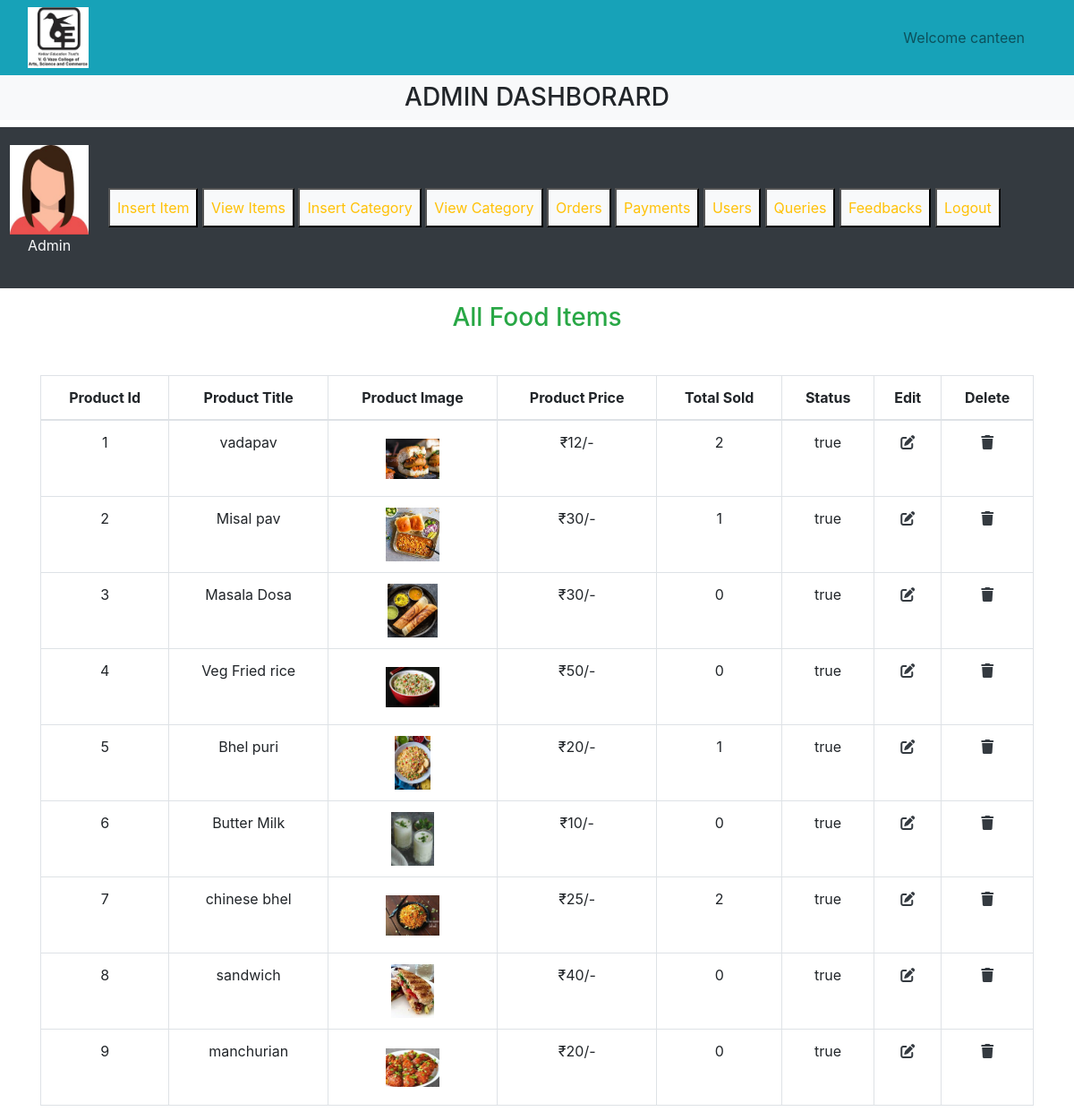
/canteen/admin/admin_panel.php?view_products (signed in), run on the app's committed database.
### tables this page shows
CREATE TABLE `products` (
  `product_id` int(11) NOT NULL,
  `product_title` varchar(100) NOT NULL,
  `product_description` varchar(100) NOT NULL,
  `product_keywords` varchar(255) NOT NULL,
  `category_id` int(11) NOT NULL,
  `product_image` varchar(255) NOT NULL,
  `product_price` varchar(100) NOT NULL,
  `date` timestamp NOT NULL DEFAULT current_timestamp() ON UPDATE current_timestamp(),
  `status` varchar(100) NOT NULL
);

### canteen/admin/view_products.php (the view, shortened to what this page needs)
<!DOCTYPE html>
<html lang="en">
<head>
</head>
<body>
    <h3 class="text-center text-success">All Food Items</h3>
    <table class="table table-bordered mt-5">
        <thead>
            <tr class="text-center">
                <th>Product Id</th>
                <th>Product Title</th>
                <th>Product Image</th>
                <th>Product Price</th>
                <th>Total Sold</th>
                <th>Status</th>
                <th>Edit</th>
                <th>Delete</th>
            </tr>
        </thead>
        <tbody>
            <?php
            $get_products="Select * from `products`";
            $result=mysqli_query($con,$get_products);
            $number=0;
            while($row=mysqli_fetch_array($result)){
                $product_id=$row['product_id'];
                $product_title=$row['product_title'];
                $product_image=$row['product_image'];
                $product_price=$row['product_price'];
                $status=$row['status'];
                $number++;
                ?>
                <tr class='text-center'>
                <td><?php echo $number;?></td>
                <td><?php echo $product_title;?></td>
                <td><img src='./product_images/<?php echo $product_image;?>' class='product_img'/></td>
                <td>₹<?php echo $product_price;?>/-</td>
                <td><?php
                $get_count="Select * from `orders_pending` where product_id=$product_id";
                $result_count=mysqli_query($con,$get_count);
                $rows_count=mysqli_num_rows($result_count);
                echo $rows_count;
                ?>
                </td>
                <td><?php echo $status;?></td>
                <td><a href='admin_panel.php?edit_products=<?php echo $product_id?>' class='text-dark'><i class='fa-solid fa-pen-to-square'></i></a></td>
                <td><a href='admin_panel.php?delete_product=<?php echo $product_id?>' class='text-dark'><i class='fa-solid fa-trash'></i></a></td>
                </tr>
<?php
            }
            ?>
        </tbody>
    </table>
</body>
</html>

### canteen/admin/admin_panel.php (shortened to what this page needs)
<?php
include('../functions/common_function.php');
?>
<!DOCTYPE html>
<html lang="en">
<head>
    <link rel="stylesheet" href="https://cdn.jsdelivr.net/npm/bootstrap@4.0.0/dist/css/bootstrap.min.css">
    <link rel="stylesheet" href="https://cdnjs.cloudflare.com/ajax/libs/font-awesome/6.5.1/css/all.min.css" />
    <link rel="stylesheet" href="style.css">
</head>
<body>
    <div class="container-fluid p-0">
        <nav class="navbar navbar-expand-lg navbar-light bg-info">
            <div class="container-fluid">
                <img src="../images/logo.jpg" alt="" class="logo">
                <nav class="navbar navbar-expand-lg ">
                    <ul class="navbar-nav">
                    <?php
                    if(!isset($_SESSION['canteen'])){
          echo "<li class='nav-item'>
          <a class='nav-link' href='#'>Welcome Guest</a>
        </li>";
        }else{
          echo "<li class='nav-item'>
          <a class='nav-link' href='#'>Welcome " .$_SESSION['canteen']."</a>
        </li>";
        }
    ?>
                    </ul>
                </nav>
            </div>
        </nav>
    <div class="bg-light">
            <h3 class="text-center p-2">ADMIN DASHBORARD</h3>
        </div>
    <div class="row">
        <div class="col-md-12 bg-dark p-1 d-flex align-items-center">
            <div class="p-3">
                <a href="#"><img src="../images/profile.jpg" alt="" class="admin_image"></a>
                <p class="text-light text-center">Admin</p>
            </div>
            <div class="button text-center">
                <button class="my-3"><a href="insert_product.php" class="nav-link text-warning bg-light p-2">Insert Item</a></button>
                <button class="my-3" ><a href="admin_panel.php?view_products" class="nav-link text-warning bg-light p-2">View Items</a></button>
                <button class="my-3"><a href="admin_panel.php?insert_category" class="nav-link text-warning bg-light p-2">Insert Category</a></button>
                <button class="my-3"><a href="admin_panel.php?view_categories" class="nav-link text-warning bg-light p-2">View Category</a></button>
                <button class="my-3"><a href="admin_panel.php?list_orders" class="nav-link text-warning bg-light p-2">Orders</a></button>
                <button class="my-3"><a href="admin_panel.php?list_payments" class="nav-link text-warning bg-light p-2">Payments</a></button>
                <button class="my-3"><a href="admin_panel.php?list_users" class="nav-link text-warning bg-light p-2">Users</a></button>
                <button class="my-3"><a href="admin_panel.php?queries" class="nav-link text-warning bg-light p-2">Queries</a></button>
                <button class="my-3"><a href="admin_panel.php?feedback" class="nav-link text-warning bg-light p-2">Feedbacks</a></button>
                <button class="my-3"><a href="ad_login.php" class="nav-link text-warning bg-light p-2">Logout</a></button>
            </div>
        </div>
    </div>
    <div class="container my-3">
        <?php
        if(isset($_GET['view_products'])){
            include('view_products.php');
        }
        ?>
    </div>
            </div>
</body>
</html>

### canteen/style.css (style rules this page uses)
* { margin: 0; padding: 0; box-sizing: border-box; }
.logo { width:5%; height: 5%; }
.admin_image { width: 100px; object-fit: contain; }

### canteen/admin/admin_panel.php (style rules this page uses)
.logo { width:6%; height: 6%; }
.admin_image { width:100px; height:100px; }
body { overflow-x: hidden; }
.product_img { width:60px; height: 60px; object-fit:contain; }

### data on the page
products: product_title "vadapav", product_image (picture), product_price "12", rows_count "2", status "true"
products: product_title "Misal pav", product_image (picture), product_price "30", rows_count "1", status "true"
products: product_title "Masala Dosa", product_image (picture), product_price "30", rows_count "0", status "true"
products: product_title "Veg Fried rice", product_image (picture), product_price "50", rows_count "0", status "true"
products: product_title "Bhel puri", product_image (picture), product_price "20", rows_count "1", status "true"
products: product_title "Butter Milk", product_image (picture), product_price "10", rows_count "0", status "true"
products: product_title "chinese bhel", product_image (picture), product_price "25", rows_count "2", status "true"
products: product_title "sandwich", product_image (picture), product_price "40", rows_count "0", status "true"
products: product_title "manchurian", product_image (picture), product_price "20", rows_count "0", status "true"

### other printed values
$_SESSION['canteen'] "canteen"
